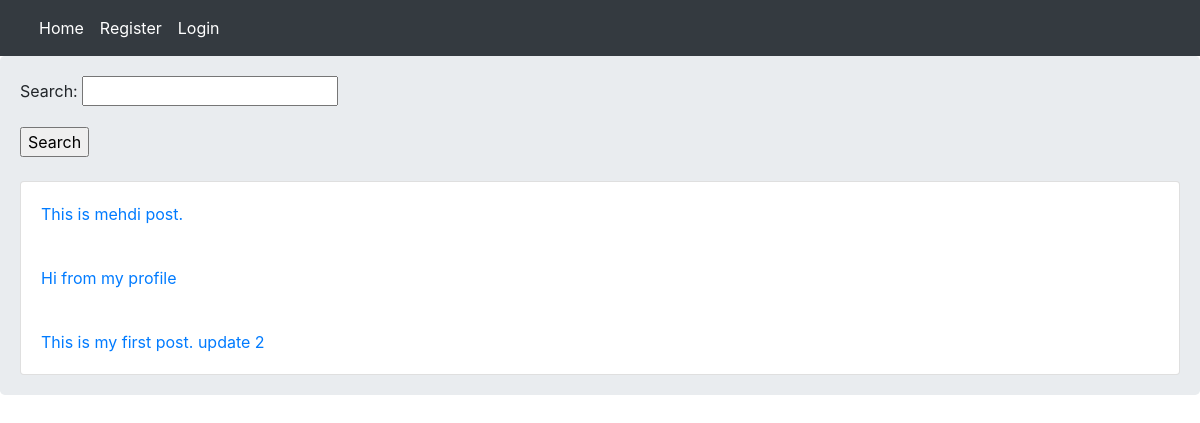
The page / on the database its author committed.
### home/models.py (models this page shows, shortened)
class Post(models.Model):
    user = models.ForeignKey(User, on_delete=models.CASCADE, related_name='posts')
    body = models.TextField()
    slug = models.SlugField()
    title = models.CharField(max_length=100, null=True, blank=True)
    created = models.DateTimeField(auto_now_add=True)
    updated = models.DateTimeField(auto_now=True)
    class Meta:
        ordering = ('-updated', )
    def get_absolut_url(self):
        return reverse('home:post_detail', args=(self.id, self.slug))

### home/views.py (the view)
# urls.py: path('', views.HomeView.as_view(), name='home'),
class HomeView(View):
    form_class = PostSearchForm
    def get(self, request):
        posts = Post.objects.all()
        if request.GET.get('search'):
            posts = posts.filter(body__contains=request.GET['search'])
        return render(request, 'home/index.html', {'posts': posts, 'form': self.form_class})

### home/templates/home/index.html
{% extends 'base.html' %}
{% block content %}
    <form action="" method="get">
        {{ form.as_p }}
        <input type="submit" value="Search">
    </form><br>
    <div class="card">
        {% for post in posts %}
            <a href="{{ post.get_absolut_url }}" class="card-body">{{ post.body|truncatewords:8 }}</a>
        {% endfor %}
    </div>
{% endblock %}

### rows shown on the page
Post: body "This is mehdi post."
Post: body "Hi from my profile"
Post: body "This is my first post. update 2"
